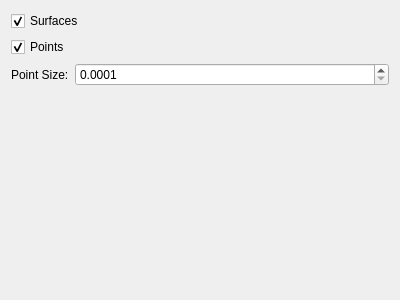
<?xml version="1.0" encoding="UTF-8"?>
<ui version="4.0">
 <class>DisplaySettings</class>
 <widget class="QWidget" name="DisplaySettings">
  <property name="geometry">
   <rect>
    <x>0</x>
    <y>0</y>
    <width>400</width>
    <height>300</height>
   </rect>
  </property>
  <property name="windowTitle">
   <string>Display Settings</string>
  </property>
  <layout class="QVBoxLayout" name="verticalLayout">
   <item>
    <widget class="QCheckBox" name="checkBoxSurfacesVisibility">
     <property name="text">
      <string>Surfaces</string>
     </property>
     <property name="checked">
      <bool>true</bool>
     </property>
    </widget>
   </item>
   <item>
    <widget class="QCheckBox" name="checkBoxPointsVisibility">
     <property name="text">
      <string>Points</string>
     </property>
     <property name="checked">
      <bool>true</bool>
     </property>
    </widget>
   </item>
   <item>
    <layout class="QGridLayout" name="gridLayout">
     <item row="0" column="0">
      <widget class="QLabel" name="label">
       <property name="sizePolicy">
        <sizepolicy hsizetype="Maximum" vsizetype="Preferred">
         <horstretch>0</horstretch>
         <verstretch>0</verstretch>
        </sizepolicy>
       </property>
       <property name="text">
        <string>Point Size:</string>
       </property>
      </widget>
     </item>
     <item row="0" column="1">
      <widget class="QDoubleSpinBox" name="pointSizeSpinBox">
       <property name="sizePolicy">
        <sizepolicy hsizetype="Minimum" vsizetype="Fixed">
         <horstretch>0</horstretch>
         <verstretch>0</verstretch>
        </sizepolicy>
       </property>
       <property name="decimals">
        <number>4</number>
       </property>
       <property name="minimum">
        <double>0.000100000000000</double>
       </property>
       <property name="singleStep">
        <double>0.100000000000000</double>
       </property>
      </widget>
     </item>
    </layout>
   </item>
   <item>
    <spacer name="verticalSpacer">
     <property name="orientation">
      <enum>Qt::Vertical</enum>
     </property>
     <property name="sizeHint" stdset="0">
      <size>
       <width>20</width>
       <height>196</height>
      </size>
     </property>
    </spacer>
   </item>
  </layout>
 </widget>
 <resources/>
 <connections/>
</ui>
